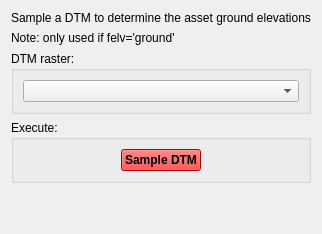
         <widget class="QWidget" name="tab_dtmSamp">
          <attribute name="title">
           <string>DTM Sampler</string>
          </attribute>
          <layout class="QVBoxLayout" name="verticalLayout_19">
           <item>
            <widget class="QLabel" name="label_6">
             <property name="sizePolicy">
              <sizepolicy hsizetype="Preferred" vsizetype="Fixed">
               <horstretch>0</horstretch>
               <verstretch>0</verstretch>
              </sizepolicy>
             </property>
             <property name="text">
              <string>Sample a DTM to determine the asset ground elevations</string>
             </property>
            </widget>
           </item>
           <item>
            <widget class="QLabel" name="label_9">
             <property name="sizePolicy">
              <sizepolicy hsizetype="Preferred" vsizetype="Fixed">
               <horstretch>0</horstretch>
               <verstretch>0</verstretch>
              </sizepolicy>
             </property>
             <property name="text">
              <string>Note: only used if felv='ground'</string>
             </property>
            </widget>
           </item>
           <item>
            <widget class="QGroupBox" name="groupBox_5">
             <property name="sizePolicy">
              <sizepolicy hsizetype="Preferred" vsizetype="Fixed">
               <horstretch>0</horstretch>
               <verstretch>0</verstretch>
              </sizepolicy>
             </property>
             <property name="title">
              <string>DTM raster:</string>
             </property>
             <layout class="QVBoxLayout" name="_16">
              <item>
               <widget class="QgsMapLayerComboBox" name="comboBox_dtm"/>
              </item>
             </layout>
            </widget>
           </item>
           <item>
            <widget class="QGroupBox" name="groupBox_14">
             <property name="sizePolicy">
              <sizepolicy hsizetype="Preferred" vsizetype="Fixed">
               <horstretch>0</horstretch>
               <verstretch>0</verstretch>
              </sizepolicy>
             </property>
             <property name="minimumSize">
              <size>
               <width>0</width>
               <height>0</height>
              </size>
             </property>
             <property name="title">
              <string>Execute:</string>
             </property>
             <layout class="QGridLayout" name="gridLayout_7">
              <item row="0" column="0">
               <widget class="QPushButton" name="pushButton_DTMsamp">
                <property name="sizePolicy">
                 <sizepolicy hsizetype="Fixed" vsizetype="Fixed">
                  <horstretch>0</horstretch>
                  <verstretch>0</verstretch>
                 </sizepolicy>
                </property>
                <property name="palette">
                 <palette>
                  <active>
                   <colorrole role="WindowText">
                    <brush brushstyle="SolidPattern">
                     <color alpha="255">
                      <red>0</red>
                      <green>0</green>
                      <blue>0</blue>
                     </color>
                    </brush>
                   </colorrole>
                   <colorrole role="Button">
                    <brush brushstyle="SolidPattern">
                     <color alpha="255">
                      <red>255</red>
                      <green>0</green>
                      <blue>0</blue>
                     </color>
                    </brush>
                   </colorrole>
                   <colorrole role="Light">
                    <brush brushstyle="SolidPattern">
                     <color alpha="255">
                      <red>255</red>
                      <green>127</green>
                      <blue>127</blue>
                     </color>
                    </brush>
                   </colorrole>
                   <colorrole role="Midlight">
                    <brush brushstyle="SolidPattern">
                     <color alpha="255">
                      <red>255</red>
                      <green>63</green>
                      <blue>63</blue>
                     </color>
                    </brush>
                   </colorrole>
                   <colorrole role="Dark">
                    <brush brushstyle="SolidPattern">
                     <color alpha="255">
                      <red>127</red>
                      <green>0</green>
                      <blue>0</blue>
                     </color>
                    </brush>
                   </colorrole>
                   <colorrole role="Mid">
                    <brush brushstyle="SolidPattern">
                     <color alpha="255">
                      <red>170</red>
                      <green>0</green>
                      <blue>0</blue>
                     </color>
                    </brush>
                   </colorrole>
                   <colorrole role="Text">
                    <brush brushstyle="SolidPattern">
                     <color alpha="255">
                      <red>0</red>
                      <green>0</green>
                      <blue>0</blue>
                     </color>
                    </brush>
                   </colorrole>
                   <colorrole role="BrightText">
                    <brush brushstyle="SolidPattern">
                     <color alpha="255">
                      <red>255</red>
                      <green>255</green>
                      <blue>255</blue>
                     </color>
                    </brush>
                   </colorrole>
                   <colorrole role="ButtonText">
                    <brush brushstyle="SolidPattern">
                     <color alpha="255">
                      <red>0</red>
                      <green>0</green>
                      <blue>0</blue>
                     </color>
                    </brush>
                   </colorrole>
                   <colorrole role="Base">
                    <brush brushstyle="SolidPattern">
                     <color alpha="255">
                      <red>255</red>
                      <green>255</green>
                      <blue>255</blue>
                     </color>
                    </brush>
                   </colorrole>
                   <colorrole role="Window">
                    <brush brushstyle="SolidPattern">
                     <color alpha="255">
                      <red>255</red>
                      <green>0</green>
                      <blue>0</blue>
                     </color>
                    </brush>
                   </colorrole>
                   <colorrole role="Shadow">
                    <brush brushstyle="SolidPattern">
                     <color alpha="255">
                      <red>0</red>
                      <green>0</green>
                      <blue>0</blue>
                     </color>
                    </brush>
                   </colorrole>
                   <colorrole role="AlternateBase">
                    <brush brushstyle="SolidPattern">
                     <color alpha="255">
                      <red>255</red>
                      <green>127</green>
                      <blue>127</blue>
                     </color>
                    </brush>
                   </colorrole>
                   <colorrole role="ToolTipBase">
                    <brush brushstyle="SolidPattern">
                     <color alpha="255">
                      <red>255</red>
                      <green>255</green>
                      <blue>220</blue>
                     </color>
                    </brush>
                   </colorrole>
                   <colorrole role="ToolTipText">
                    <brush brushstyle="SolidPattern">
                     <color alpha="255">
                      <red>0</red>
                      <green>0</green>
                      <blue>0</blue>
                     </color>
                    </brush>
                   </colorrole>
                  </active>
                  <inactive>
                   <colorrole role="WindowText">
                    <brush brushstyle="SolidPattern">
                     <color alpha="255">
                      <red>0</red>
                      <green>0</green>
                      <blue>0</blue>
                     </color>
                    </brush>
                   </colorrole>
                   <colorrole role="Button">
                    <brush brushstyle="SolidPattern">
                     <color alpha="255">
                      <red>255</red>
                      <green>0</green>
                      <blue>0</blue>
                     </color>
                    </brush>
                   </colorrole>
                   <colorrole role="Light">
                    <brush brushstyle="SolidPattern">
                     <color alpha="255">
                      <red>255</red>
                      <green>127</green>
                      <blue>127</blue>
                     </color>
                    </brush>
                   </colorrole>
                   <colorrole role="Midlight">
                    <brush brushstyle="SolidPattern">
                     <color alpha="255">
                      <red>255</red>
                      <green>63</green>
                      <blue>63</blue>
                     </color>
                    </brush>
                   </colorrole>
                   <colorrole role="Dark">
                    <brush brushstyle="SolidPattern">
                     <color alpha="255">
                      <red>127</red>
                      <green>0</green>
                      <blue>0</blue>
                     </color>
                    </brush>
                   </colorrole>
                   <colorrole role="Mid">
                    <brush brushstyle="SolidPattern">
                     <color alpha="255">
                      <red>170</red>
                      <green>0</green>
                      <blue>0</blue>
                     </color>
                    </brush>
                   </colorrole>
                   <colorrole role="Text">
                    <brush brushstyle="SolidPattern">
                     <color alpha="255">
                      <red>0</red>
                      <green>0</green>
                      <blue>0</blue>
                     </color>
                    </brush>
                   </colorrole>
                   <colorrole role="BrightText">
                    <brush brushstyle="SolidPattern">
                     <color alpha="255">
                      <red>255</red>
                      <green>255</green>
                      <blue>255</blue>
                     </color>
                    </brush>
                   </colorrole>
                   <colorrole role="ButtonText">
                    <brush brushstyle="SolidPattern">
                     <color alpha="255">
                      <red>0</red>
                      <green>0</green>
                      <blue>0</blue>
                     </color>
                    </brush>
                   </colorrole>
                   <colorrole role="Base">
                    <brush brushstyle="SolidPattern">
                     <color alpha="255">
                      <red>255</red>
                      <green>255</green>
                      <blue>255</blue>
                     </color>
                    </brush>
                   </colorrole>
                   <colorrole role="Window">
                    <brush brushstyle="SolidPattern">
                     <color alpha="255">
                      <red>255</red>
                      <green>0</green>
                      <blue>0</blue>
                     </color>
                    </brush>
                   </colorrole>
                   <colorrole role="Shadow">
                    <brush brushstyle="SolidPattern">
                     <color alpha="255">
                      <red>0</red>
                      <green>0</green>
                      <blue>0</blue>
                     </color>
                    </brush>
                   </colorrole>
                   <colorrole role="AlternateBase">
                    <brush brushstyle="SolidPattern">
                     <color alpha="255">
                      <red>255</red>
                      <green>127</green>
                      <blue>127</blue>
                     </color>
                    </brush>
                   </colorrole>
                   <colorrole role="ToolTipBase">
                    <brush brushstyle="SolidPattern">
                     <color alpha="255">
                      <red>255</red>
                      <green>255</green>
                      <blue>220</blue>
                     </color>
                    </brush>
                   </colorrole>
                   <colorrole role="ToolTipText">
                    <brush brushstyle="SolidPattern">
                     <color alpha="255">
                      <red>0</red>
                      <green>0</green>
                      <blue>0</blue>
                     </color>
                    </brush>
                   </colorrole>
                  </inactive>
                  <disabled>
                   <colorrole role="WindowText">
                    <brush brushstyle="SolidPattern">
                     <color alpha="255">
                      <red>127</red>
                      <green>0</green>
                      <blue>0</blue>
                     </color>
                    </brush>
                   </colorrole>
                   <colorrole role="Button">
                    <brush brushstyle="SolidPattern">
                     <color alpha="255">
                      <red>255</red>
                      <green>0</green>
                      <blue>0</blue>
                     </color>
                    </brush>
                   </colorrole>
                   <colorrole role="Light">
                    <brush brushstyle="SolidPattern">
                     <color alpha="255">
                      <red>255</red>
                      <green>127</green>
                      <blue>127</blue>
                     </color>
                    </brush>
                   </colorrole>
                   <colorrole role="Midlight">
                    <brush brushstyle="SolidPattern">
                     <color alpha="255">
                      <red>255</red>
                      <green>63</green>
                      <blue>63</blue>
                     </color>
                    </brush>
                   </colorrole>
                   <colorrole role="Dark">
                    <brush brushstyle="SolidPattern">
                     <color alpha="255">
                      <red>127</red>
                      <green>0</green>
                      <blue>0</blue>
                     </color>
                    </brush>
                   </colorrole>
                   <colorrole role="Mid">
                    <brush brushstyle="SolidPattern">
                     <color alpha="255">
                      <red>170</red>
                      <green>0</green>
                      <blue>0</blue>
                     </color>
                    </brush>
                   </colorrole>
                   <colorrole role="Text">
                    <brush brushstyle="SolidPattern">
                     <color alpha="255">
                      <red>127</red>
                      <green>0</green>
                      <blue>0</blue>
                     </color>
                    </brush>
                   </colorrole>
                   <colorrole role="BrightText">
                    <brush brushstyle="SolidPattern">
                     <color alpha="255">
                      <red>255</red>
                      <green>255</green>
                      <blue>255</blue>
                     </color>
                    </brush>
                   </colorrole>
                   <colorrole role="ButtonText">
                    <brush brushstyle="SolidPattern">
                     <color alpha="255">
                      <red>127</red>
                      <green>0</green>
                      <blue>0</blue>
                     </color>
                    </brush>
                   </colorrole>
                   <colorrole role="Base">
                    <brush brushstyle="SolidPattern">
                     <color alpha="255">
                      <red>255</red>
                      <green>0</green>
                      <blue>0</blue>
                     </color>
                    </brush>
                   </colorrole>
                   <colorrole role="Window">
                    <brush brushstyle="SolidPattern">
                     <color alpha="255">
                      <red>255</red>
                      <green>0</green>
                      <blue>0</blue>
                     </color>
                    </brush>
                   </colorrole>
                   <colorrole role="Shadow">
                    <brush brushstyle="SolidPattern">
                     <color alpha="255">
                      <red>0</red>
                      <green>0</green>
                      <blue>0</blue>
                     </color>
                    </brush>
                   </colorrole>
                   <colorrole role="AlternateBase">
                    <brush brushstyle="SolidPattern">
                     <color alpha="255">
                      <red>255</red>
                      <green>0</green>
                      <blue>0</blue>
                     </color>
                    </brush>
                   </colorrole>
                   <colorrole role="ToolTipBase">
                    <brush brushstyle="SolidPattern">
                     <color alpha="255">
                      <red>255</red>
                      <green>255</green>
                      <blue>220</blue>
                     </color>
                    </brush>
                   </colorrole>
                   <colorrole role="ToolTipText">
                    <brush brushstyle="SolidPattern">
                     <color alpha="255">
                      <red>0</red>
                      <green>0</green>
                      <blue>0</blue>
                     </color>
                    </brush>
                   </colorrole>
                  </disabled>
                 </palette>
                </property>
                <property name="font">
                 <font>
                  <weight>75</weight>
                  <bold>true</bold>
                 </font>
                </property>
                <property name="text">
                 <string>Sample DTM</string>
                </property>
               </widget>
              </item>
             </layout>
            </widget>
           </item>
           <item>
            <spacer name="verticalSpacer">
             <property name="orientation">
              <enum>Qt::Vertical</enum>
             </property>
             <property name="sizeHint" stdset="0">
              <size>
               <width>20</width>
               <height>40</height>
              </size>
             </property>
            </spacer>
           </item>
          </layout>
         </widget>
